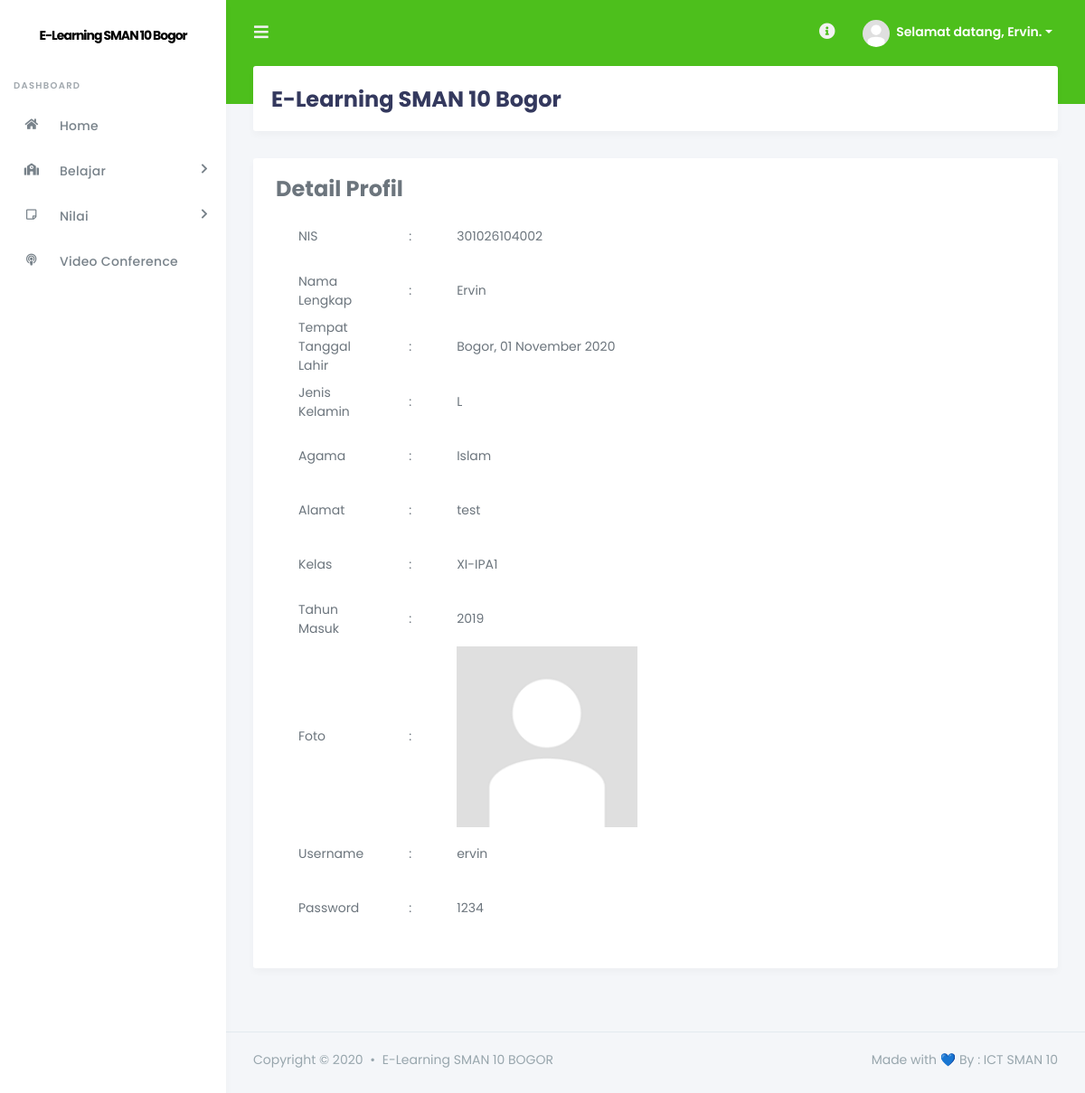
The page /?hal=detailprofil (signed in) on the database its author committed.
### tables this page shows
CREATE TABLE `tb_siswa` (
  `id_siswa` int(11) NOT NULL,
  `nis` varchar(20) NOT NULL,
  `nama_lengkap` varchar(50) NOT NULL,
  `tempat_lahir` varchar(20) NOT NULL,
  `tgl_lahir` date NOT NULL,
  `jenis_kelamin` enum('L','P') NOT NULL,
  `agama` varchar(20) NOT NULL,
  `alamat` text NOT NULL,
  `id_kelas` varchar(5) NOT NULL,
  `thn_masuk` int(5) NOT NULL,
  `foto` varchar(100) NOT NULL,
  `username` varchar(40) NOT NULL,
  `password` varchar(40) NOT NULL,
  `pass` varchar(40) NOT NULL,
  `status` enum('aktif','tidak aktif') NOT NULL
);

CREATE TABLE `tb_kelas` (
  `id_kelas` int(11) NOT NULL,
  `nama_kelas` varchar(50) NOT NULL,
  `wali_kelas` int(5) NOT NULL,
  `ketua_kelas` int(5) NOT NULL
);

### +koneksi.php (called while the page is built, shortened)
<?php
function tgl_indo($tgl) {
	$tanggal = substr($tgl,8,2);
	$bulan = getBulan(substr($tgl,5,2));
	$tahun = substr($tgl,0,4);
	return $tanggal.' '.$bulan.' '.$tahun;
}
function getBulan($bln){
	switch ($bln){
		case 11:
			return "November";
			break;
	}
}
?>

### index.php (the view, shortened to what this page needs)
<?php
include "+koneksi.php";
if (!@$_SESSION['siswa']) {
    if (@$_GET['hal'] == 'daftar') {
        include "register.php";
    } else {
        include "login.php";
    }
} else { ?>
<!DOCTYPE html>
<html>
<head>
    <link rel="stylesheet" href="https://stackpath.bootstrapcdn.com/bootstrap/4.4.1/css/bootstrap.min.css">
    <link rel="stylesheet" href="https://use.fontawesome.com/releases/v5.7.2/css/all.css">
    <link href="https://cdn.datatables.net/1.10.21/css/dataTables.bootstrap4.min.css" rel="stylesheet">
    <link rel="stylesheet" href="https://cdn.datatables.net/buttons/1.6.2/css/buttons.dataTables.min.css">
    <link rel="stylesheet" href="https://cdnjs.cloudflare.com/ajax/libs/twitter-bootstrap/4.1.3/css/bootstrap.css">
    <link href="http://cdnjs.cloudflare.com/ajax/libs/summernote/0.8.9/summernote.css" rel="stylesheet">
    <link rel="stylesheet" href="stisla/assets/css/style.css">
    <link rel="stylesheet" href="stisla/assets/css/components.css">
<?php
$sql_terlogin = mysqli_query($db, "SELECT * FROM tb_siswa JOIN tb_kelas ON tb_siswa.id_siswa = '$_SESSION[siswa]' AND tb_kelas.id_kelas = tb_siswa.id_kelas") or die($db->error);
$data_terlogin = mysqli_fetch_array($sql_terlogin);
?>
  </head>
  <body>
<div id="app">
  <div class="main-wrapper">
    <div class="navbar-bg"></div>
    <nav class="navbar navbar-expand-lg main-navbar">
      <form class="form-inline mr-auto">
        <ul class="navbar-nav mr-3">
          <li><a href="#" data-toggle="sidebar" class="nav-link nav-link-lg"><i class="fas fa-bars"></i></a></li>
        </ul>
      </form>
      <ul class="navbar-nav navbar-right">
        <li class="dropdown dropdown-list-toggle"><a href="#" data-toggle="dropdown" class="nav-link nav-link-lg message"><i class="fas fa-info-circle"></i></a>
        </li>
        <li class="dropdown"><a href="#" data-toggle="dropdown" class="nav-link dropdown-toggle nav-link-lg nav-link-user">
          <img alt="image" src="img/foto_siswa/<?php echo $data_terlogin['foto']; ?>" class="rounded-circle mr-1">
          <div class="d-sm-none d-lg-inline-block">Selamat datang, <?php echo ucfirst($data_terlogin['username']); ?>.</div></a>
        </li>
      </ul>
    </nav>
    <div class="main-sidebar">
      <aside id="sidebar-wrapper">
        <div class="sidebar-brand">
          <a href="./">E-Learning SMAN 10 Bogor</a>
        </div>
        <ul class="sidebar-menu">
            <li class="menu-header">Dashboard</li>
            <li><a class="nav-link" href="./"><i class="fas fa-home"></i> <span>Home</span></a></li>
            <li class="nav-item dropdown">
              <a href="#" class="nav-link has-dropdown"><i class="fas fa-school"></i><span>Belajar</span></a>
        </li>
            <li class="nav-item dropdown">
              <a href="#" class="nav-link has-dropdown"><i class="far fa-sticky-note"></i><span>Nilai</span></a>
        </li>
            <li><a class="nav-link" href="?page=meet"><i class="fas fa-podcast"></i> <span>Video Conference</span></a></li>
          </ul>
      </aside>
    </div>
    <div class="main-content">
      <section class="section">
        <div class="section-header">
          <h1>E-Learning SMAN 10 Bogor</h1>
        </div>
        <div class="section-body">
          <div class="card-wrap">
          <div class="row">
            <div class="col-12">
              <div class="card">
          <div class="card-body">
          <?php
          if (@$_GET['page'] == '') {
              include "inc/beranda.php";
          } elseif (@$_GET['page'] == 'quiz') {
              include "inc/quiz.php";
          } elseif (@$_GET['page'] == 'tugas') {
              include "inc/tugas.php";
          } elseif (@$_GET['page'] == 'nilai') {
              include "inc/nilai.php";
          } elseif (@$_GET['page'] == 'nilaitugas') {
              include "inc/nilai_tugas.php";
          } elseif (@$_GET['page'] == 'materi') {
              include "inc/materi.php";
          } elseif (@$_GET['page'] == 'pengumuman') {
              include "inc/pengumuman.php";
          } elseif (@$_GET['page'] == 'presensi') {
              include "inc/presensi.php";
            } elseif (@$_GET['page'] == 'meet') {
                include "inc/meet.php";
            } elseif (@$_GET['page'] == 'room1') {
                include "vcon/iframe/iframe-room1.php";
            } elseif (@$_GET['page'] == 'room2') {
                include "vcon/iframe/iframe-room2.php";
            } elseif (@$_GET['page'] == 'room3') {
                include "vcon/iframe/iframe-room3.php";
            } elseif (@$_GET['page'] == 'room4') {
                include "vcon/iframe/iframe-room4.php";
          } else {
              echo "<div class='col-xs-12'><div class='alert alert-danger'>[404] Halaman tidak ditemukan! Silahkan pilih menu yang ada!</div></div>";
          } ?>
        </div>
        </div>
      </div>
    </div>
        </div>
      </section>
    </div>
    <footer class="main-footer">
      <div class="footer-left">
        Copyright &copy; 2020 <div class="bullet"></div> E-Learning SMAN 10 BOGOR
      </div>
      <div class="footer-right">
        Made with 💙 By : ICT SMAN 10
      </div>
    </footer>
  </div>
</div>
</body>
</html>
<?php
}
?>

### inc/beranda.php (shortened to what this page needs)
<?php
$sql_siswa = mysqli_query($db, "SELECT * FROM tb_siswa JOIN tb_kelas ON tb_siswa.id_kelas = tb_kelas.id_kelas WHERE id_siswa = '$_SESSION[siswa]'") or die($db->error);
$data = mysqli_fetch_array($sql_siswa);
$data_pengumuman = mysqli_query($db, "SELECT * FROM tb_pengumuman") or die($db->error);
$jumlah_pengumuman = mysqli_num_rows($data_pengumuman);
$data_materi = mysqli_query($db, "SELECT * FROM tb_file_materi") or die($db->error);
$jumlah_materi = mysqli_num_rows($data_materi);
$data_quiz = mysqli_query($db, "SELECT * FROM tb_topik_cbt") or die($db->error);
$jumlah_quiz = mysqli_num_rows($data_quiz);
$data_tugas = mysqli_query($db, "SELECT * FROM tb_topik_tugas WHERE id_kelas") or die($db->error);
$jumlah_tugas = mysqli_num_rows($data_tugas);
if (@$_GET['hal'] == '') { ?>
  <script>
  $('#modal').modal('show');
  </script>
    <div class="row">
        <div class="col-12 mb-4">
          <div class="hero text-white hero-bg-image hero-bg-parallax" data-background="stisla/assets/img/unsplash/ivan-aleksic-PDRFeeDniCk-unsplash.jpg">
            <div class="hero-inner">
              <h2>Selamat Datang, <?php echo $data['nama_lengkap']; ?>!</h2>
              <p class="lead">Silahkan pilih menu sesuai kebutuhan Anda, jika ada yang kurang jelas silahkan bertanya kepada administrator atau guru yang bersangkutan.</p>
              <div class="mt-4">
                <a href="?hal=editprofil" class="btn btn-outline-white btn-lg btn-icon icon-left"><i class="far fa-user"></i> Atur akun anda</a>
              </div>
            </div>
          </div>
        </div>
        <div class="col-lg-3 col-md-6 col-sm-6 col-12">
          <div class="card card-statistic-1">
            <a href="?page=pengumuman">
            <div class="card-icon bg-danger">
              <i class="far fa-newspaper"></i>
            </div>
            <div class="card-wrap">
              <div class="card-header">
                <h4>Pengumuman</h4>
              </div>
              <div class="card-body">
                <?php echo $jumlah_pengumuman; ?>
              </div>
            </div>
          </div>
        </div>
        </a>
        <div class="col-lg-3 col-md-6 col-sm-6 col-12">
          <div class="card card-statistic-1">
            <a href="?page=materi">
            <div class="card-icon bg-warning">
              <i class="fas fa-book-reader"></i>
            </div>
            <div class="card-wrap">
              <div class="card-header">
                <h4>Materi</h4>
              </div>
              <div class="card-body">
                <?php echo $jumlah_materi; ?>
              </div>
            </div>
          </div>
        </div>
        </a>
        <div class="col-lg-3 col-md-6 col-sm-6 col-12">
          <div class="card card-statistic-1">
            <a href="?page=quiz">
            <div class="card-icon bg-primary">
            <i class="far fa-file-alt fa-5x"></i>
            </div>
            <div class="card-wrap">
              <div class="card-header">
                <h4>CBT</h4>
                </div>
            <div class="card-body">
              <?php echo $jumlah_quiz; ?>
              </div>
            </div>
          </div>
        </div>
        </a>
        <div class="col-lg-3 col-md-6 col-sm-6 col-12">
          <div class="card card-statistic-1">
            <a href="?page=quiz">
            <div class="card-icon bg-success">
            <i class="far fa-file-word"></i>
            </div>
            <div class="card-wrap">
              <div class="card-header">
                <h4>Tugas</h4>
                </div>
            <div class="card-body">
              <?php echo $jumlah_tugas; ?>
              </div>
            </div>
          </div>
        </div>
        </a>
    </div>
    <div class="card-header">
  <h4>Informasi Seputar E-Learning</h4>
</div>
    <div class="row mt-4">
  <div class="col-12 col-lg-8 offset-lg-2">
    <div class="wizard-steps">
      <div class="wizard-step wizard-step-active">
        <div class="wizard-step-icon">
          <i class="fas fa-user-check"></i>
        </div>
        <div class="wizard-step-label">
          Presensi saat matapelajaran
        </div>
      </div>
      <div class="wizard-step wizard-step-warning">
        <div class="wizard-step-icon">
          <i class="fas fa-bullhorn"></i>
        </div>
        <div class="wizard-step-label">
          Pantau Pengumuman untuk informasi pembelajaran
        </div>
      </div>
      <div class="wizard-step wizard-step-primary">
        <div class="wizard-step-icon">
          <i class="fas fa-tasks"></i>
        </div>
        <div class="wizard-step-label">
          Kerjakan Tugas dan CBT
        </div>
      </div>
      <div class="wizard-step wizard-step-info">
        <div class="wizard-step-icon">
          <i class="far fa-question-circle"></i>
        </div>
        <div class="wizard-step-label">
          Kontak Admin bila ada masalah
        </div>
      </div>
    </div>
  </div>
</div>
<?php
} elseif (@$_GET['hal'] == 'detailprofil') { ?>
    <div class="row">
        <div class="col-md-12">
            <h4 class="page-head-line">Detail Profil</h4>
        </div>
    </div>
    <div class="row">
        <div class="col-md-6">
            <div class="table-responsive">
                <table class="table">
                    <tr>
                        <td>NIS</td>
                        <td>:</td>
                        <td><?php echo $data['nis']; ?></td>
                    </tr>
                    <tr>
                        <td>Nama Lengkap</td>
                        <td>:</td>
                        <td><?php echo $data['nama_lengkap']; ?></td>
                    </tr>
                    <tr>
                        <td>Tempat Tanggal Lahir</td>
                        <td>:</td>
                        <td><?php echo $data['tempat_lahir'].", ".tgl_indo($data['tgl_lahir']); ?></td>
                    </tr>
                    <tr>
                        <td>Jenis Kelamin</td>
                        <td>:</td>
                        <td><?php echo $data['jenis_kelamin']; ?></td>
                    </tr>
                    <tr>
                        <td>Agama</td>
                        <td>:</td>
                        <td><?php echo $data['agama']; ?></td>
                    </tr>
                    <tr>
                        <td>Alamat</td>
                        <td>:</td>
                        <td><?php echo $data['alamat']; ?></td>
                    </tr>
                    <tr>
                        <td>Kelas</td>
                        <td>:</td>
                        <td><?php echo $data['nama_kelas']; ?></td>
                    </tr>
                    <tr>
                        <td>Tahun Masuk</td>
                        <td>:</td>
                        <td><?php echo $data['thn_masuk']; ?></td>
                    </tr>
                    <tr>
                        <td>Foto</td>
                        <td>:</td>
                        <td><img src="./img/foto_siswa/<?php echo $data['foto']; ?>" width="200px" /></td>
                    </tr>
                    <tr>
                        <td>Username</td>
                        <td>:</td>
                        <td><?php echo $data['username']; ?></td>
                    </tr>
                    <tr>
                        <td>Password</td>
                        <td>:</td>
                        <td><?php echo $data['pass']; ?></td>
                    </tr>
                </table>
            </div>
        </div>
    </div>
<?php
} ?>

### rows shown on the page
tb_siswa: foto (picture), username "Ervin", nis "301026104002", nama_lengkap "Ervin", tempat_lahir "Bogor", tgl_lahir "01 November 2020", jenis_kelamin "L", agama "Islam", alamat "test", id_kelas.nama_kelas "XI-IPA1", thn_masuk "2019", username "ervin", pass "1234"
